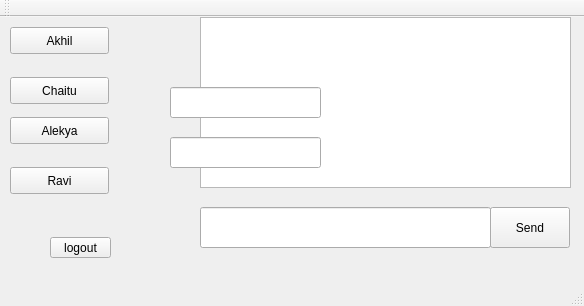
<?xml version="1.0" encoding="UTF-8"?>
<ui version="4.0">
 <class>MainWindow</class>
 <widget class="QMainWindow" name="MainWindow">
  <property name="geometry">
   <rect>
    <x>0</x>
    <y>0</y>
    <width>584</width>
    <height>306</height>
   </rect>
  </property>
  <property name="windowTitle">
   <string>MainWindow</string>
  </property>
  <widget class="QWidget" name="centralWidget">
   <widget class="QPushButton" name="send">
    <property name="geometry">
     <rect>
      <x>490</x>
      <y>190</y>
      <width>80</width>
      <height>41</height>
     </rect>
    </property>
    <property name="text">
     <string>Send</string>
    </property>
   </widget>
   <widget class="QTextEdit" name="disp">
    <property name="geometry">
     <rect>
      <x>200</x>
      <y>0</y>
      <width>371</width>
      <height>171</height>
     </rect>
    </property>
   </widget>
   <widget class="QLineEdit" name="type">
    <property name="geometry">
     <rect>
      <x>200</x>
      <y>190</y>
      <width>291</width>
      <height>41</height>
     </rect>
    </property>
   </widget>
   <widget class="QTextEdit" name="disp_2">
    <property name="geometry">
     <rect>
      <x>200</x>
      <y>0</y>
      <width>371</width>
      <height>171</height>
     </rect>
    </property>
   </widget>
   <widget class="QTextEdit" name="disp_3">
    <property name="geometry">
     <rect>
      <x>200</x>
      <y>0</y>
      <width>371</width>
      <height>171</height>
     </rect>
    </property>
   </widget>
   <widget class="QTextEdit" name="disp_4">
    <property name="geometry">
     <rect>
      <x>200</x>
      <y>0</y>
      <width>371</width>
      <height>171</height>
     </rect>
    </property>
   </widget>
   <widget class="QWidget" name="layoutWidget">
    <property name="geometry">
     <rect>
      <x>10</x>
      <y>10</y>
      <width>101</width>
      <height>171</height>
     </rect>
    </property>
    <layout class="QVBoxLayout" name="verticalLayout_2"/>
   </widget>
   <widget class="QPushButton" name="pushButton">
    <property name="geometry">
     <rect>
      <x>10</x>
      <y>10</y>
      <width>99</width>
      <height>27</height>
     </rect>
    </property>
    <property name="text">
     <string>Akhil</string>
    </property>
   </widget>
   <widget class="QPushButton" name="pushButton_2">
    <property name="geometry">
     <rect>
      <x>10</x>
      <y>60</y>
      <width>99</width>
      <height>27</height>
     </rect>
    </property>
    <property name="text">
     <string>Chaitu</string>
    </property>
   </widget>
   <widget class="QPushButton" name="pushButton_3">
    <property name="geometry">
     <rect>
      <x>10</x>
      <y>100</y>
      <width>99</width>
      <height>27</height>
     </rect>
    </property>
    <property name="text">
     <string>Alekya</string>
    </property>
   </widget>
   <widget class="QPushButton" name="pushButton_4">
    <property name="geometry">
     <rect>
      <x>10</x>
      <y>150</y>
      <width>99</width>
      <height>27</height>
     </rect>
    </property>
    <property name="text">
     <string>Ravi</string>
    </property>
   </widget>
   <widget class="QPushButton" name="logout">
    <property name="geometry">
     <rect>
      <x>50</x>
      <y>220</y>
      <width>61</width>
      <height>21</height>
     </rect>
    </property>
    <property name="text">
     <string>logout</string>
    </property>
   </widget>
   <widget class="QLineEdit" name="username">
    <property name="geometry">
     <rect>
      <x>170</x>
      <y>70</y>
      <width>151</width>
      <height>31</height>
     </rect>
    </property>
   </widget>
   <widget class="QLineEdit" name="password">
    <property name="geometry">
     <rect>
      <x>170</x>
      <y>120</y>
      <width>151</width>
      <height>31</height>
     </rect>
    </property>
   </widget>
  </widget>
  <widget class="QMenuBar" name="menuBar">
   <property name="geometry">
    <rect>
     <x>0</x>
     <y>0</y>
     <width>584</width>
     <height>25</height>
    </rect>
   </property>
  </widget>
  <widget class="QToolBar" name="mainToolBar">
   <attribute name="toolBarArea">
    <enum>TopToolBarArea</enum>
   </attribute>
   <attribute name="toolBarBreak">
    <bool>false</bool>
   </attribute>
  </widget>
  <widget class="QStatusBar" name="statusBar"/>
 </widget>
 <layoutdefault spacing="6" margin="11"/>
 <resources/>
 <connections/>
</ui>
